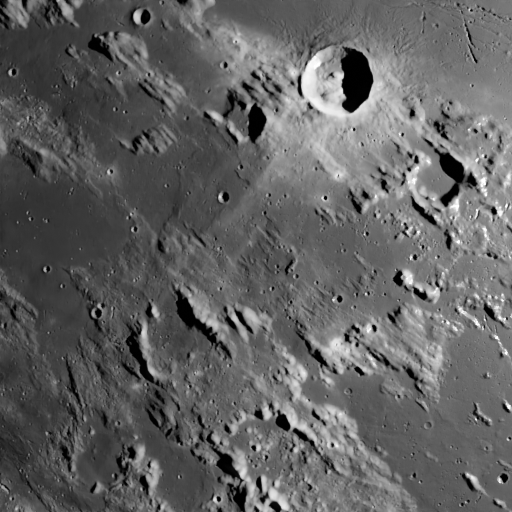
#> input picture docs/img/000000.png, 512 x 512 px, found by its file name; its folder holds only this picture in this run
$ python Calibration.py
#> lines starting #> are read from the running program, lines starting #| are printed output that depends on the picture; after the words box and inside, x2 and y2 are one past the last pixel; in counts of white or black regions, pixels touching at a corner belong together
import os
import numpy as np
import imageio.v3 as iio
import matplotlib.pyplot as plt

# ==============================
# CONFIG
# ==============================
BASE = os.getcwd()

CALIB_DATA = {
    "Lambertian": os.path.join(BASE, "input/SphereCalib/S00_Calibration_Lambertian/img"),
    "McEwen": os.path.join(BASE, "input/SphereCalib/S00_Calibration_McEwen/img"),
    "Akimov": os.path.join(BASE, "input/SphereCalib/S00_Calibration_Akimov/img"),
    "LommelSeeliger": os.path.join(BASE, "input/SphereCalib/S00_Calibration_LommelSeeliger/img"),
    "Minnaert": os.path.join(BASE, "input/SphereCalib/S00_Calibration_Minnaert/img"),
    "ROLO": os.path.join(BASE, "input/SphereCalib/S00_Calibration_ROLO/img"),
    "SimplifiedHapke": os.path.join(BASE, "input/SphereCalib/S00_Calibration_SimplifiedHapke/img"),
    "Hapke": os.path.join(BASE, "input/SphereCalib/S00_Calibration_Hapke/img"),
}

N_EXPECTED = 60
phase_angles = np.linspace(0, 180, N_EXPECTED) # Expected phase angles for the rendered images (check the scenario settings)

# ==============================
# FUN DEFS
# ==============================

def load_images(folder):
    files = sorted([
        f for f in os.listdir(folder)
        if f.endswith(".png")
    ])
    if len(files) == 0:
        raise RuntimeError("No images found")
    images = []
    for f in files:
        img = iio.imread(os.path.join(folder, f)).astype(np.float32)
#> img: shape (512, 512) float32; min 0, max 255, mean 98
        # Normalize if 8-bit
        if img.max() > 1.5:
            img /= 255.0
        # Convert to grayscale radiance
        if img.ndim == 3:
            img = 0.2126*img[:,:,0] + 0.7152*img[:,:,1] + 0.0722*img[:,:,2]
        images.append(img)
    images = np.array(images)
    print("Loaded images:", images.shape)
#| Loaded images: (1, 512, 512)
    return images

def radial_profile(img, mask):
    h, w = img.shape
    y, x = np.indices((h, w))
    cx = np.mean(x[mask])
    cy = np.mean(y[mask])
    r = np.sqrt((x-cx)**2 + (y-cy)**2)
    r = r[mask]
    vals = img[mask]
    bins = np.linspace(0, r.max(), 50)
    digit = np.digitize(r, bins)
    profile = [
        vals[digit == i].mean()
        if np.any(digit == i) else 0
        for i in range(1, len(bins))
    ]
    return np.array(profile)

def collect_metrics(images):
    # Generate mask of the sphere based on the first image (assuming the sphere is the brightest object)
    reference = images[0]
    thr = np.percentile(reference, 20)
#> thr = 0.255
    mask = reference > thr
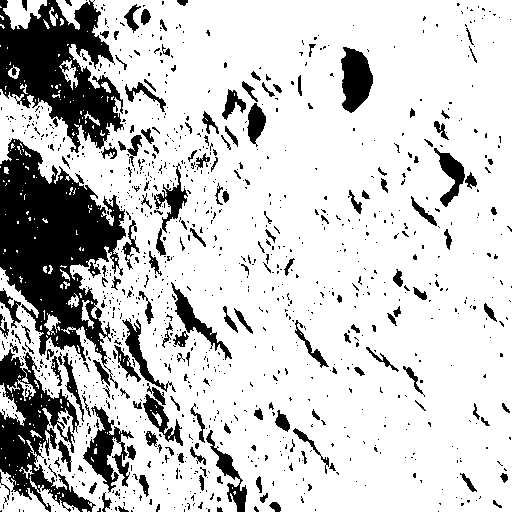
#> mask: shape (512, 512) bool; 79.2% white; 1104 black regions (933 under 20 px), largest, box (x1, y1, x2, y2) and area: (0, 138, 126, 389) 15275, (0, 0, 124, 153) 10103, (0, 349, 96, 512) 6114
    # Collect metrics for each image
    means = []
    peaks = []
    fluxes = []
    bright_means = []
    for img in images:
        sphere_pixels = img[mask]
        means.append(np.mean(sphere_pixels))
        peaks.append(np.max(sphere_pixels))
        fluxes.append(np.sum(sphere_pixels))
        # Bright hemisphere approx
        bright = sphere_pixels[sphere_pixels > np.mean(sphere_pixels)]
        bright_means.append(np.mean(bright))
#> this loop made 1 pass
#> after the loop, bright_means = [0.563]; fluxes = [90884.5]; means = [0.437]; peaks = [1]
    means = np.array(means)
    peaks = np.array(peaks)
    fluxes = np.array(fluxes)
    fluxes_ad = fluxes / np.max(fluxes)
#> fluxes_ad = [1]
    bright_means = np.array(bright_means)
    profile = radial_profile(images[len(images)//2], mask)
#> in radial_profile, `y, x = np.indices((h, w))`:
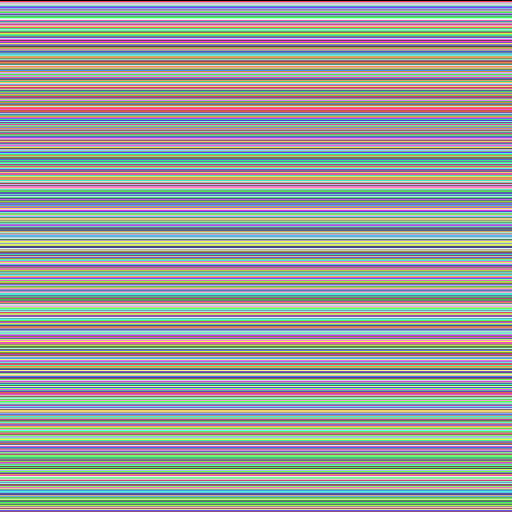
#> y: shape (512, 512) int64; 512 distinct labels, from 0 to 511; one colour per label, 0 black
#> in radial_profile, `y, x = np.indices((h, w))`:
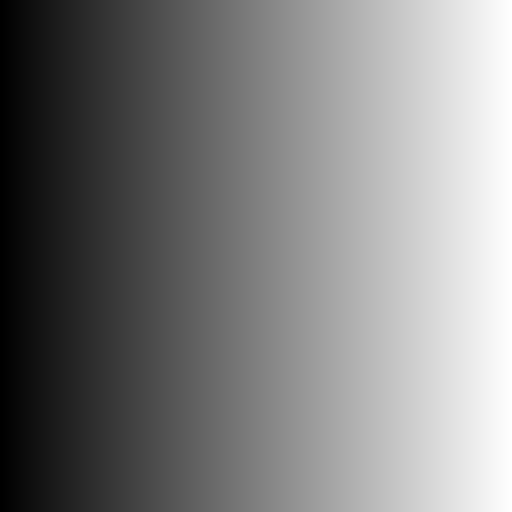
#> x: shape (512, 512) int64; min 0, max 511, mean 255.5; drawn with min black and max white
#> in radial_profile, `cx = np.mean(x[mask])`: cx = 290.2
#> in radial_profile, `cy = np.mean(y[mask])`: cy = 256.8
#> in radial_profile, `r = np.sqrt((x-cx)**2 + (y-cy)**2)`:
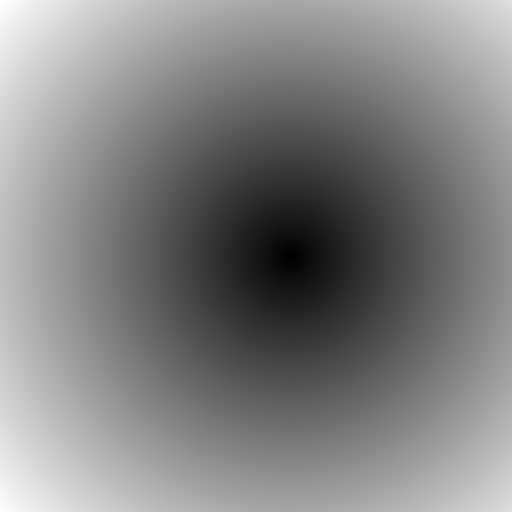
#> r: shape (512, 512) float64; min 0.306, max 387.5, mean 198; drawn with min black and max white
#> in radial_profile, `bins = np.linspace(0, r.max(), 50)`: bins = 50 values from 0 to 385.2
#> in radial_profile, `profile = [ vals[digit == i].mean() if np.any(digit == i) else 0 for i..`: profile = 49 values, max 0.485 at index 13, min 0.323 at index 44, mean 0.416
    return means, peaks, fluxes_ad, bright_means, profile

# ==============================
# LOOP to collect metrics
# ==============================

RESULTS = {}

for model, folder in CALIB_DATA.items():
    print(f"Processing {model}")
    print("Path:", folder)

    images = load_images(folder)

    means, peaks, fluxes_ad, bright_means, profile = collect_metrics(images)
#> means = [0.437]; peaks = [1]; fluxes_ad = [1]; bright_means = [0.563]

    RESULTS[model] = {
        "means": means,
        "peaks": peaks,
        "flux": fluxes_ad,
        "bright": bright_means,
        "profile": profile
    }

# ==============================
# PLOTS
# ==============================

plt.figure()
plt.subplot(3,1,1)
for model, data in RESULTS.items():
#> (the run stopped early here; a loop or call above may not have finished)
